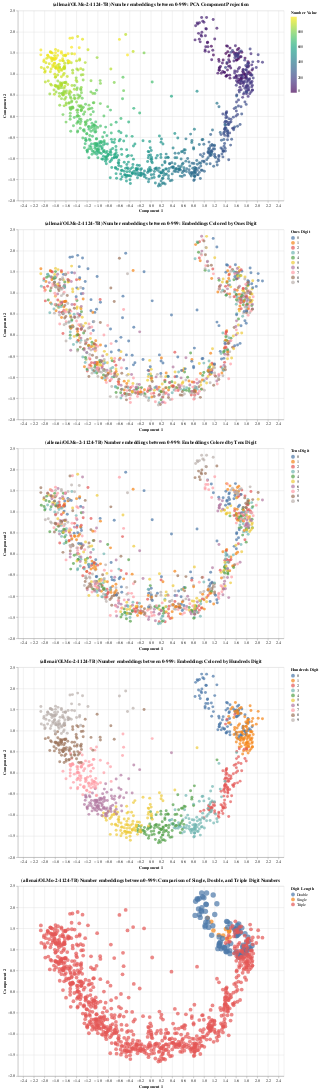

The cell this chart's notebook holds for it:
### Code cell
alt.vconcat(plots['projection'], plots['ones_digit'], plots['tens_digit'], plots['hundreds_digit'], plots['digit_length'])

### Figure 1 — Vega-Lite specification as saved in the notebook (floating-point values rounded to 4 significant figures; data arrays with more than 128 entries replaced by an {"elided": "..."} marker saying what was removed)
{"config": {"view": {"continuousWidth": 300, "continuousHeight": 300}}, "vconcat": [{"data": {"name": "data-e827fa6d3d2fe57edbef01994278e4b5"}, "mark": {"type": "circle", "size": 60}, "encoding": {"color": {"field": "Number", "scale": {"scheme": "viridis"}, "title": "Number Value", "type": "quantitative"}, "tooltip": [{"field": "Number", "type": "quantitative"}, {"field": "Component1", "type": "quantitative"}, {"field": "Component2", "type": "quantitative"}], "x": {"field": "Component1", "title": "Component 1", "type": "quantitative"}, "y": {"field": "Component2", "title": "Component 2", "type": "quantitative"}}, "height": 500, "name": "view_15", "title": "(allenai/OLMo-2-1124-7B) Number embeddings between 0-999: PCA Component Projection", "width": 700}, {"data": {"name": "data-1c65b9909712f79df7054d91d0854fcc"}, "mark": {"type": "circle", "opacity": 0.7, "size": 60}, "encoding": {"color": {"field": "Digit", "title": "Ones Digit", "type": "nominal"}, "tooltip": [{"field": "Number", "type": "quantitative"}, {"field": "Digit", "type": "quantitative"}, {"field": "Component1", "type": "quantitative"}, {"field": "Component2", "type": "quantitative"}], "x": {"field": "Component1", "title": "Component 1", "type": "quantitative"}, "y": {"field": "Component2", "title": "Component 2", "type": "quantitative"}}, "height": 500, "name": "view_16", "title": "(allenai/OLMo-2-1124-7B) Number embeddings between 0-999: Embeddings Colored by Ones Digit", "width": 700}, {"data": {"name": "data-77f760ffdf2772060c75c0ecffb58a64"}, "mark": {"type": "circle", "opacity": 0.7, "size": 60}, "encoding": {"color": {"field": "Digit", "title": "Tens Digit", "type": "nominal"}, "tooltip": [{"field": "Number", "type": "quantitative"}, {"field": "Digit", "type": "quantitative"}, {"field": "Component1", "type": "quantitative"}, {"field": "Component2", "type": "quantitative"}], "x": {"field": "Component1", "title": "Component 1", "type": "quantitative"}, "y": {"field": "Component2", "title": "Component 2", "type": "quantitative"}}, "height": 500, "name": "view_17", "title": "(allenai/OLMo-2-1124-7B) Number embeddings between 0-999: Embeddings Colored by Tens Digit", "width": 700}, {"data": {"name": "data-6aa973cd0ff2a69d328f2a4678c83a2d"}, "mark": {"type": "circle", "opacity": 0.7, "size": 60}, "encoding": {"color": {"field": "Digit", "title": "Hundreds Digit", "type": "nominal"}, "tooltip": [{"field": "Number", "type": "quantitative"}, {"field": "Digit", "type": "quantitative"}, {"field": "Component1", "type": "quantitative"}, {"field": "Component2", "type": "quantitative"}], "x": {"field": "Component1", "title": "Component 1", "type": "quantitative"}, "y": {"field": "Component2", "title": "Component 2", "type": "quantitative"}}, "height": 500, "name": "view_18", "title": "(allenai/OLMo-2-1124-7B) Number embeddings between 0-999: Embeddings Colored by Hundreds Digit", "width": 700}, {"data": {"name": "data-b8024c2e14d2901aa464d068a3172e1a"}, "mark": {"type": "circle", "opacity": 0.7}, "encoding": {"color": {"field": "DigitLength", "title": "Digit Length", "type": "nominal"}, "size": {"field": "DigitLength", "legend": null, "scale": {"range": [200, 100, 30]}, "type": "nominal"}, "tooltip": [{"field": "Number", "type": "quantitative"}, {"field": "DigitLength", "type": "nominal"}, {"field": "Component1", "type": "quantitative"}, {"field": "Component2", "type": "quantitative"}], "x": {"field": "Component1", "title": "Component 1", "type": "quantitative"}, "y": {"field": "Component2", "title": "Component 2", "type": "quantitative"}}, "height": 500, "name": "view_19", "title": "(allenai/OLMo-2-1124-7B) Number embeddings between 0-999: Comparison of Single, Double, and Triple Digit Numbers", "width": 700}], "params": [{"name": "param_19", "select": {"type": "interval", "encodings": ["x", "y"]}, "bind": "scales", "views": ["view_15"]}, {"name": "param_22", "select": {"type": "interval", "encodings": ["x", "y"]}, "bind": "scales", "views": ["view_16"]}, {"name": "param_23", "select": {"type": "interval", "encodings": ["x", "y"]}, "bind": "scales", "views": ["view_17"]}, {"name": "param_24", "select": {"type": "interval", "encodings": ["x", "y"]}, "bind": "scales", "views": ["view_18"]}, {"name": "param_25", "select": {"type": "interval", "encodings": ["x", "y"]}, "bind": "scales", "views": ["view_19"]}], "$schema": "https://vega.github.io/schema/vega-lite/v5.20.1.json", "datasets": {"data-e827fa6d3d2fe57edbef01994278e4b5": {"elided": "1000 records"}, "data-1c65b9909712f79df7054d91d0854fcc": {"elided": "1000 records"}, "data-77f760ffdf2772060c75c0ecffb58a64": {"elided": "1000 records"}, "data-6aa973cd0ff2a69d328f2a4678c83a2d": {"elided": "1000 records"}, "data-b8024c2e14d2901aa464d068a3172e1a": {"elided": "1000 records"}}}
